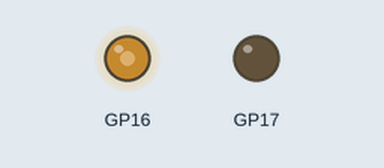
Simulated run of this program. Board: Raspberry Pi Pico running MicroPython. On the bench: output pins drawn as LEDs (lit = HIGH). At 3.0 s the program stops and its outputs stay as they are.

Above: at 0.1 s.
At 1.1 s:
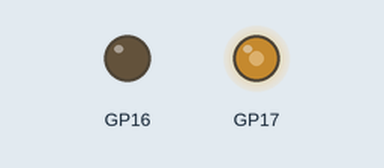
At 2.1 s:
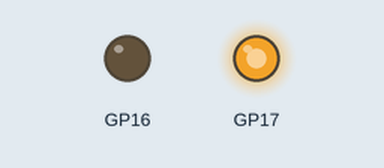
At 3.1 s:
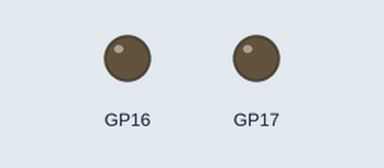
Timing chart, 0 to 4.5 s (numbered marks = the images above):
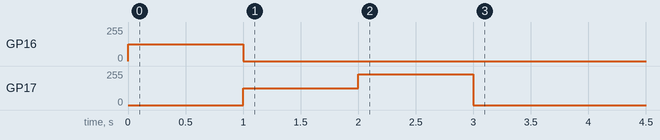

Measured:
- by itself, GP16: 0/255 → 127/255 at 0.00 s, → 0/255 1.0 s later
- by itself, GP17: 0/255 → 127/255 at 1.0 s, → 229/255 1.0 s later, → 0/255 1.0 s later

The program:

bimotor.py
```python
from machine import Pin, PWM
from time import sleep
class Motor:
    def __init__(self, pinNo):
        self.gpio = pinNo
        self._on = False
        self.speed=0
        self.pwm1=PWM(Pin(pinNo))
        self.pwm1.freq(2000)
        self.pwm1.duty_u16(0)
    def setSpeed(self,s):
        self._on=True
        self.speed=s
        self.pwm1.duty_u16(int(65535*s/100))
    def off(self):
        self._on=False
        self.pwm1.duty_u16(0)
    def on(self):
        self._on=True
        self.pwm1.duty_u16(int(65535*self.speed/100))

class BiMotor(Motor):
    def __init__(self, pinNo):
        super().__init__(pinNo)
        self.forward=True
        self.pwm2=PWM(Pin(pinNo+1))
        self.pwm2.duty_u16(0)

    def setForward(self,forward):
        if self.forward==forward:
            return
        self.pwm1.duty_u16(0)
        self.pwm1,self.pwm2=self.pwm2,self.pwm1
        self.forward=forward
        self.pwm1.duty_u16(int(65535*self.speed/100))

motor=BiMotor(16)
motor.setForward(True)
motor.setSpeed(50)
sleep(1)
motor.setForward(False)
sleep(1)
motor.setSpeed(90)
sleep(1)
motor.setForward(True)
motor.off()
```
